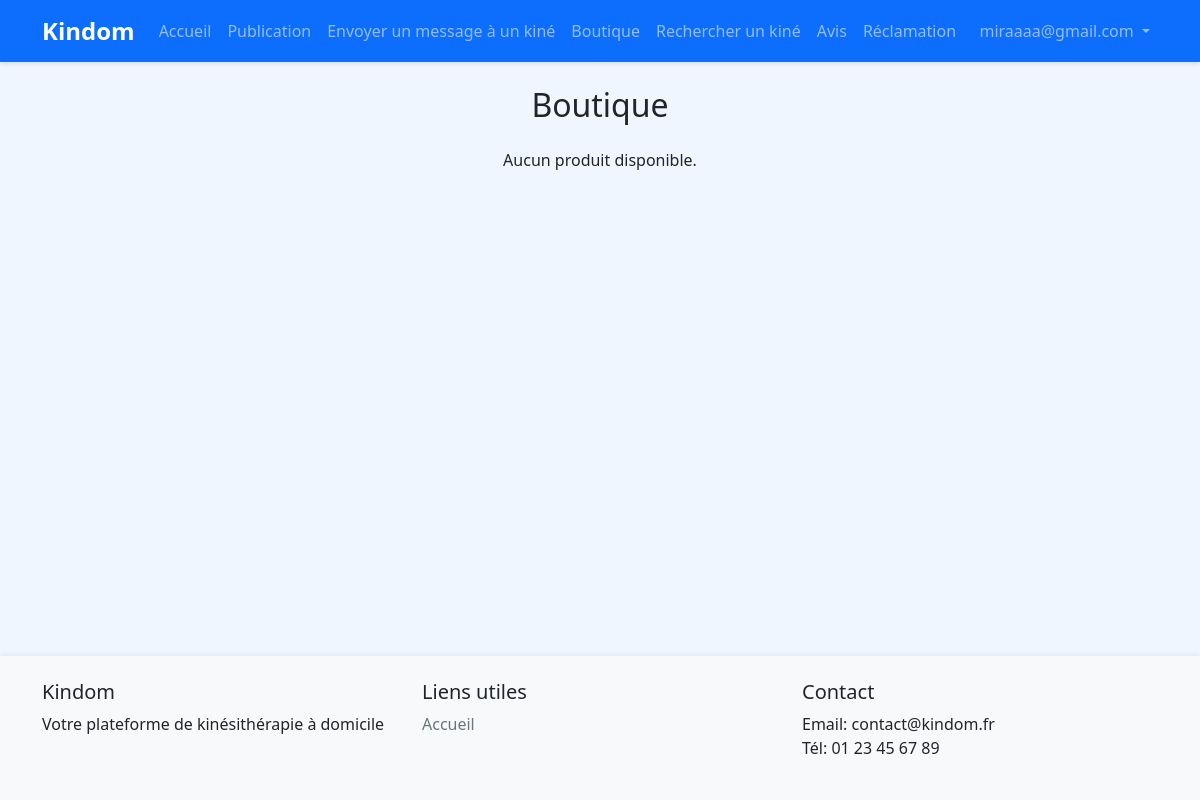
Before: /patient/shop/ (signed in) with the older database file.
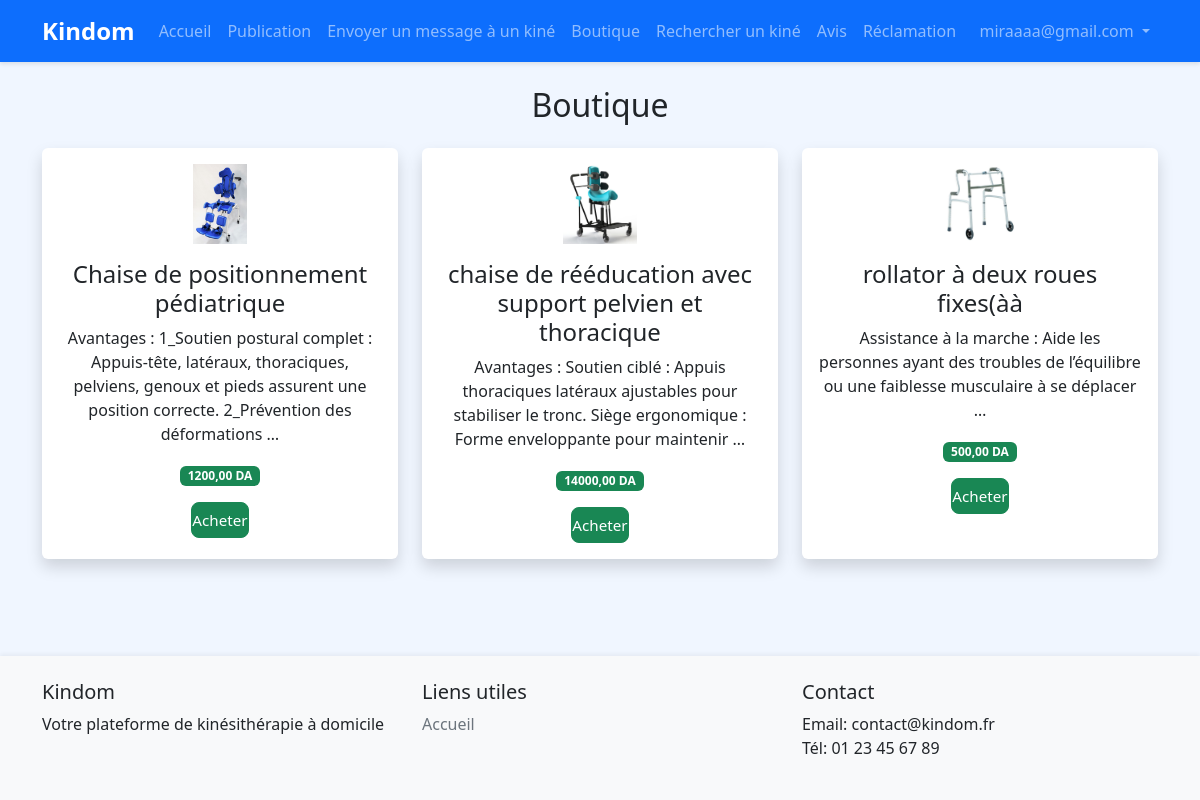
After: the same page with the newer database file.
### shop/models.py (models this page shows, shortened)
class Product(models.Model):
    CATEGORY_CHOICES = [
        ("Produits de soins et de massage", "Produits de soins et de massage"),
        ("Matériel de rééducation fonctionnelle", "Matériel de rééducation fonctionnelle"),
        ("Équipements de renforcement musculaire", "Équipements de renforcement musculaire"),
        ("Produits de cryothérapie", "Produits de cryothérapie"),
        ("Appareils électromédicaux", "Appareils électromédicaux"),
        ("Supports et orthèses", "Supports et orthèses"),
        ("Mobilier et accessoires professionnels", "Mobilier et accessoires professionnels"),
        ("autre", "Autre"),
    ]
    name = models.CharField(max_length=200)
    description = models.TextField()
    price = models.DecimalField(max_digits=10, decimal_places=2)
    stock = models.IntegerField(default=0)
    image = models.ImageField(upload_to='products/')
    category = models.CharField(max_length=60, choices=CATEGORY_CHOICES, default="autre")
    created_at = models.DateTimeField(auto_now_add=True)
    updated_at = models.DateTimeField(auto_now=True)
    vendor = models.ForeignKey(
        settings.AUTH_USER_MODEL,
        on_delete=models.CASCADE,
        related_name='products',
        limit_choices_to={'user_type': 'vendor'},
        null=True, blank=True
    )

### accounts/views.py (the view)
# urls.py: path('patient/shop/', views.patient_shop, name='patient_shop'),
@patient_required
def patient_shop(request):
    products = Product.objects.all()
    return render(request, 'patients/shop.html', {'products': products})

### accounts/views.py (called while the page is built)
def patient_required(view_func):
    decorated_view_func = login_required(user_passes_test(lambda u: u.user_type == 'patient', login_url='/accounts/login/')(view_func))
    return decorated_view_func

### templates/patients/shop.html
{% extends 'base.html' %}
{% block content %}
<h2 class="text-center mb-4">Boutique</h2>
<div class="row g-4 justify-content-center">
    {% for product in products %}
    <div class="col-md-4">
        <div class="card h-100 text-center border-0 shadow">
            <div class="card-body">
                {% if product.image %}
                    <img src="{{ product.image.url }}" alt="{{ product.name }}" style="width: 80px; height: 80px; object-fit: contain;" class="mb-3">
                {% else %}
                    <img src="https://cdn.pixabay.com/photo/2017/01/31/13/14/physiotherapy-2025632_1280.png" alt="Produit" style="width: 80px; height: 80px; object-fit: contain;" class="mb-3">
                {% endif %}
                <h4 class="card-title">{{ product.name }}</h4>
                <p class="card-text">{{ product.description|truncatewords:20 }}</p>
                <span class="badge bg-success">{{ product.price }} DA</span>
                <div class="mt-3">
                    <a href="#" class="btn btn-success">Acheter</a>
                </div>
            </div>
        </div>
    </div>
    {% empty %}
    <p class="text-center">Aucun produit disponible.</p>
    {% endfor %}
</div>
{% endblock %}

Changed rows visible on the page:
added Product: image (picture), name "Chaise de positionnement pédiatrique", description "Avantages : 1_Soutien postural complet : Appuis-tête, latéraux, thoraciques, pelviens, genoux et pieds assurent une position correcte. 2_Prévention des déformations …", price "1200,00"
added Product: image (picture), name "chaise de rééducation avec support pelvien et thoracique", description "Avantages : Soutien ciblé : Appuis thoraciques latéraux ajustables pour stabiliser le tronc. Siège ergonomique : Forme enveloppante pour maintenir …", price "14000,00"
added Product: image (picture), name "rollator à deux roues fixes(àà", description "Assistance à la marche : Aide les personnes ayant des troubles de l’équilibre ou une faiblesse musculaire à se déplacer …", price "500,00"
Other visible differences:
text no longer shown: "Aucun produit disponible."
